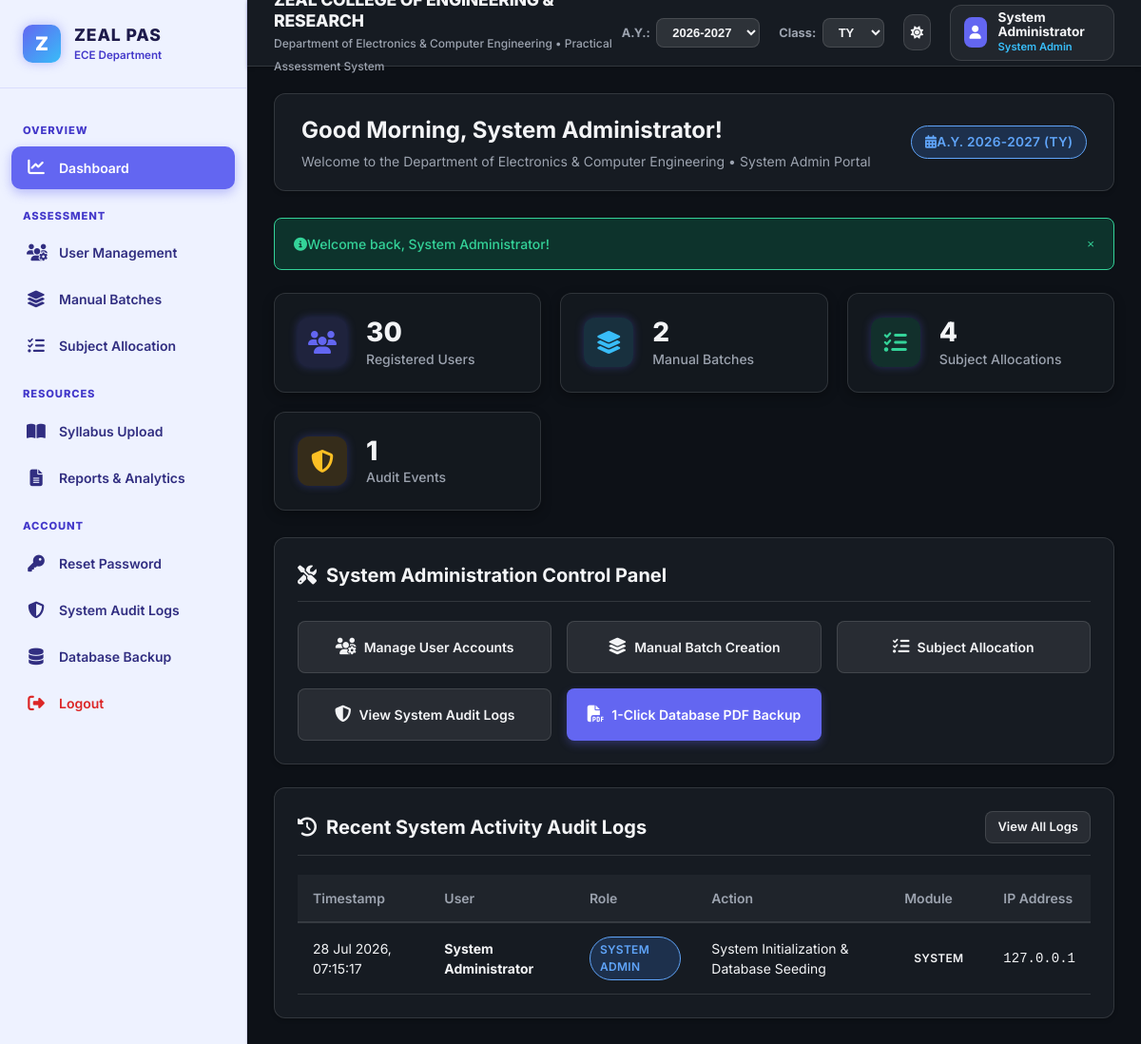
Page /modules/dashboard/admin_dashboard.php (signed in) on the committed database.
### tables this page shows
CREATE TABLE `audit_logs` (
  `id` INT AUTO_INCREMENT PRIMARY KEY,
  `user_id` INT NOT NULL,
  `user_role` VARCHAR(50) DEFAULT 'admin',
  `action_performed` VARCHAR(255) NOT NULL,
  `target_module` VARCHAR(100) NOT NULL,
  `IP_address` VARCHAR(45) DEFAULT '127.0.0.1',
  `timestamp` TIMESTAMP DEFAULT CURRENT_TIMESTAMP,
  `details` TEXT DEFAULT NULL,
  INDEX `idx_audit_user` (`user_id`)
);

CREATE TABLE `users` (
  `id` INT AUTO_INCREMENT PRIMARY KEY,
  `full_name` VARCHAR(100) NOT NULL,
  `email` VARCHAR(100) UNIQUE NOT NULL,
  `password` VARCHAR(255) NOT NULL,  
  `role` ENUM('admin', 'hod', 'gfm', 'faculty', 'student', 'parent') NOT NULL,
  `student_roll_no` VARCHAR(20) DEFAULT NULL,
  `zprn` VARCHAR(50) DEFAULT NULL,
  `class` ENUM('FY', 'SY', 'TY', 'BY') DEFAULT 'TY',
  `division` VARCHAR(10) DEFAULT 'Division C',
  `phone` VARCHAR(20) DEFAULT NULL,
  `created_at` TIMESTAMP DEFAULT CURRENT_TIMESTAMP,
  INDEX `idx_role` (`role`),
  INDEX `idx_roll` (`student_roll_no`),
  INDEX `idx_class_div` (`class`, `division`)
);

### includes/functions.php (called while the page is built, shortened)
<?php
require_once __DIR__ . '/../config/config.php';
function sanitize($data) {
    return htmlspecialchars(trim($data ?? ''), ENT_QUOTES, 'UTF-8');
}
?>

### config/config.php (called while the page is built, shortened)
<?php
function get_role_label($role) {
    switch (strtolower($role)) {
        case 'admin':
            return 'System Admin';
    }
}
?>

### modules/dashboard/admin_dashboard.php (the view, shortened to what this page needs)
<?php
require_once __DIR__ . '/../../includes/header.php';
$total_users = 0;
$res = mysqli_query($conn, "SELECT COUNT(*) as cnt FROM users");
if ($res && $r = mysqli_fetch_assoc($res)) { $total_users = $r['cnt']; }
$total_batches = 0;
$res = mysqli_query($conn, "SELECT COUNT(*) as cnt FROM batches");
if ($res && $r = mysqli_fetch_assoc($res)) { $total_batches = $r['cnt']; }
$total_allocations = 0;
$res = mysqli_query($conn, "SELECT COUNT(*) as cnt FROM faculty_allocations");
if ($res && $r = mysqli_fetch_assoc($res)) { $total_allocations = $r['cnt']; }
$total_logs = 0;
$res = mysqli_query($conn, "SELECT COUNT(*) as cnt FROM audit_logs");
if ($res && $r = mysqli_fetch_assoc($res)) { $total_logs = $r['cnt']; }
$recent_logs = [];
$log_sql = "SELECT a.*, u.full_name FROM audit_logs a LEFT JOIN users u ON a.user_id = u.id ORDER BY a.timestamp DESC LIMIT 8";
$log_res = mysqli_query($conn, $log_sql);
if ($log_res) {
    while ($row = mysqli_fetch_assoc($log_res)) {
        $recent_logs[] = $row;
    }
}
?>
<div class="stat-grid">
  <div class="stat-card">
    <div class="stat-icon"><i class="fas fa-users"></i></div>
    <div class="stat-info">
      <h3><?php echo $total_users; ?></h3>
      <p>Registered Users</p>
    </div>
  </div>
  <div class="stat-card">
    <div class="stat-icon" style="background: rgba(56, 189, 248, 0.15); color: #38bdf8;"><i class="fas fa-layer-group"></i></div>
    <div class="stat-info">
      <h3><?php echo $total_batches; ?></h3>
      <p>Manual Batches</p>
    </div>
  </div>
  <div class="stat-card">
    <div class="stat-icon" style="background: rgba(16, 185, 129, 0.15); color: #34d399;"><i class="fas fa-tasks"></i></div>
    <div class="stat-info">
      <h3><?php echo $total_allocations; ?></h3>
      <p>Subject Allocations</p>
    </div>
  </div>
  <div class="stat-card">
    <div class="stat-icon" style="background: rgba(245, 158, 11, 0.15); color: #fbbf24;"><i class="fas fa-shield-alt"></i></div>
    <div class="stat-info">
      <h3><?php echo $total_logs; ?></h3>
      <p>Audit Events</p>
    </div>
  </div>
</div>
<div class="card mb-4">
  <div class="card-header">
    <h3 class="card-title"><i class="fas fa-tools text-primary me-2"></i> System Administration Control Panel</h3>
  </div>
  <div style="display: grid; grid-template-columns: repeat(auto-fit, minmax(220px, 1fr)); gap: 1rem;">
    <a href="<?php echo BASE_URL; ?>admin/manage_user.php" class="btn btn-secondary" style="justify-content: center; padding: 1rem;">
      <i class="fas fa-users-cog fa-lg me-2 text-primary"></i> Manage User Accounts
    </a>
    <a href="<?php echo BASE_URL; ?>admin/create_batches.php" class="btn btn-secondary" style="justify-content: center; padding: 1rem;">
      <i class="fas fa-layer-group fa-lg me-2 text-accent"></i> Manual Batch Creation
    </a>
    <a href="<?php echo BASE_URL; ?>admin/allocations.php" class="btn btn-secondary" style="justify-content: center; padding: 1rem;">
      <i class="fas fa-tasks fa-lg me-2 style-success"></i> Subject Allocation
    </a>
    <a href="<?php echo BASE_URL; ?>admin/audit_logs.php" class="btn btn-secondary" style="justify-content: center; padding: 1rem;">
      <i class="fas fa-shield-alt fa-lg me-2 style-warning"></i> View System Audit Logs
    </a>
    <a href="<?php echo BASE_URL; ?>admin/backup.php?download=pdf" target="_blank" class="btn btn-primary" style="justify-content: center; padding: 1rem;">
      <i class="fas fa-file-pdf fa-lg me-2"></i> 1-Click Database PDF Backup
    </a>
  </div>
</div>
<div class="card">
  <div class="card-header">
    <h3 class="card-title"><i class="fas fa-history text-primary me-2"></i> Recent System Activity Audit Logs</h3>
    <a href="<?php echo BASE_URL; ?>admin/audit_logs.php" class="btn btn-secondary btn-sm">View All Logs</a>
  </div>
  <div class="table-responsive">
    <table class="table">
      <thead>
        <tr>
          <th>Timestamp</th>
          <th>User</th>
          <th>Role</th>
          <th>Action</th>
          <th>Module</th>
          <th>IP Address</th>
        </tr>
      </thead>
      <tbody>
        <?php foreach ($recent_logs as $log): ?>
          <tr>
            <td><?php echo date('d M Y, H:i:s', strtotime($log['timestamp'])); ?></td>
            <td><strong><?php echo sanitize($log['full_name'] ?: 'System'); ?></strong></td>
            <td><span class="badge badge-info"><?php echo get_role_label($log['user_role']); ?></span></td>
            <td><?php echo sanitize($log['action_performed']); ?></td>
            <td><span class="badge badge-secondary"><?php echo sanitize($log['target_module']); ?></span></td>
            <td><code><?php echo sanitize($log['IP_address']); ?></code></td>
          </tr>
        <?php endforeach; ?>
      </tbody>
    </table>
  </div>
</div>
<?php include __DIR__ . '/../../includes/footer.php'; ?>

### assets/css/style.css (style rules this page uses)
:root { --bg-primary: #0D1117; --bg-canvas: #161B22; --bg-card: #161B22; --bg-sidebar: #eef2ff; --sidebar-text: #312e81; --sidebar-text-active: #ffffff; --sidebar-hover: #e0e7ff; --sidebar-active-bg: #6366F1; --text-primary: #f3f4f6; --text-secondary: #9ca3af; --text-muted: #6b7280; --border-color: rgba(255, 255, 255, 0.12); --primary-color: #6366F1; --primary-hover: #4f46e5; --primary-light: rgba(99, 102, 241, 0.15); --accent-color: #38bdf8; --accent-hover: #0284c7; --status-success-bg: rgba(16, 185, 129, 0.2); --status-success-text: #34d399; --status-danger-bg: rgba(239, 68, 68, 0.2); --status-danger-text: #f87171; --status-warning-bg: rgba(245, 158, 11, 0.2); --status-warning-text: #fbbf24; --status-info-bg: rgba(59, 130, 246, 0.2); --status-info-text: #60a5fa; --shadow-sm: 0 2px 4px rgba(0, 0, 0, 0.2); --shadow-md: 0 4px 12px rgba(0, 0, 0, 0.3); --shadow-lg: 0 12px 24px rgba(0, 0, 0, 0.4); --shadow-glow: 0 0 12px rgba(99, 102, 241, 0.5); --radius-sm: 8px; --radius-md: 12px; --radius-lg: 20px; --font-family: 'Inter', system-ui, -apple-system, BlinkMacSystemFont, "Segoe UI", Roboto, sans-serif; }
* { margin: 0; padding: 0; box-sizing: border-box; }
body { font-family: var(--font-family); background-color: var(--bg-primary); color: var(--text-primary); line-height: 1.5; min-height: 100vh; display: flex; flex-direction: column; transition: background-color 0.3s ease, color 0.3s ease; }
a { color: var(--primary-color); text-decoration: none; transition: color 0.2s ease; }
.stat-grid { display: grid; grid-template-columns: repeat(auto-fit, minmax(240px, 1fr)); gap: 1.25rem; margin-bottom: 1.75rem; }
.stat-card { background: rgba(22, 27, 34, 0.75); backdrop-filter: blur(16px); -webkit-backdrop-filter: blur(16px); border: 1px solid var(--border-color); border-radius: var(--radius-md); padding: 1.5rem; display: flex; align-items: center; gap: 1.25rem; box-shadow: var(--shadow-md); transition: transform 0.2s ease, box-shadow 0.2s ease, border-color 0.2s ease; }
.stat-icon { width: 52px; height: 52px; border-radius: 12px; display: flex; align-items: center; justify-content: center; font-size: 1.5rem; background: var(--primary-light); color: var(--primary-color); box-shadow: 0 0 10px rgba(99, 102, 241, 0.3); }
.stat-info h3 { font-size: 1.75rem; font-weight: 800; color: var(--text-primary); line-height: 1.2; }
.stat-info p { font-size: 0.875rem; color: var(--text-secondary); font-weight: 500; }
.card { background: var(--bg-canvas); border-radius: var(--radius-md); border: 1px solid var(--border-color); box-shadow: var(--shadow-sm); padding: 1.5rem; margin-bottom: 1.5rem; transition: box-shadow 0.2s ease, border-color 0.2s ease; }
.card-header { display: flex; align-items: center; justify-content: space-between; margin-bottom: 1.25rem; padding-bottom: 0.75rem; border-bottom: 1px solid var(--border-color); }
.card-title { font-size: 1.25rem; font-weight: 700; color: var(--text-primary); display: flex; align-items: center; gap: 0.625rem; }
.btn { display: inline-flex; align-items: center; gap: 0.5rem; padding: 0.625rem 1.25rem; font-size: 0.875rem; font-weight: 600; border-radius: var(--radius-sm); border: 1px solid transparent; cursor: pointer; transition: all 0.2s ease; white-space: nowrap; }
.btn-primary { background-color: var(--primary-color); color: #ffffff; box-shadow: 0 4px 10px rgba(99, 102, 241, 0.3); }
.btn-secondary { background-color: rgba(255, 255, 255, 0.08); color: var(--text-primary); border-color: var(--border-color); }
.btn-sm { padding: 0.375rem 0.75rem; font-size: 0.8125rem; }
.badge { display: inline-flex; align-items: center; padding: 0.25rem 0.625rem; font-size: 0.75rem; font-weight: 600; border-radius: 9999px; text-transform: uppercase; letter-spacing: 0.025em; }
.badge-info { background-color: var(--status-info-bg); color: var(--status-info-text); border: 1px solid var(--status-info-text); }
.table-responsive { width: 100%; overflow-x: auto; -webkit-overflow-scrolling: touch; }
.table { width: 100%; border-collapse: collapse; font-size: 0.875rem; text-align: left; }
.table th { background-color: rgba(255, 255, 255, 0.04); color: var(--text-secondary); font-weight: 600; padding: 0.875rem 1rem; border-bottom: 2px solid var(--border-color); white-space: nowrap; }
.table td { padding: 0.875rem 1rem; border-bottom: 1px solid var(--border-color); color: var(--text-primary); vertical-align: middle; }

### rows in the picture
audit_logs: timestamp "28 Jul 2026, 07:15:17", user.full_name "System Administrator", user_role "SYSTEM ADMIN", action_performed "System Initialization & Database Seeding", target_module "SYSTEM", IP_address "127.0.0.1"

### other values in the picture
DEPARTMENT_NAME "Department of Electronics & Computer Engineering"
APP_NAME "Practical Assessment System"
$logged_user['full_name'] "System Administrator"
get_role_label($logged_user['role'] ?? '') "System Admin"
get_time_greeting() "Good Morning"
$user['full_name'] "System Administrator"
get_role_label($user['role'] ?? '') "System Admin"
$_SESSION['academic_year'] "2026-2027"
$_SESSION['class_filter'] "TY"
$flash['message'] "Welcome back, System Administrator!"
$total_users "30"
$total_batches "2"
$total_allocations "4"
$total_logs "1"
form field value "2026-2027"
